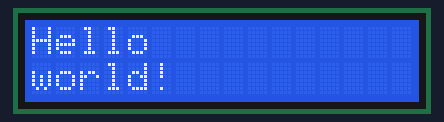
This program was run on a simulated Raspberry Pi (BCM pin numbers). On the bench: 16×2 character LCD. At 32.2 s the program stops and its outputs stay as they are.

Above: at 0.1 s.
At 5.1 s:
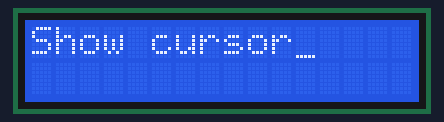
At 10.1 s:
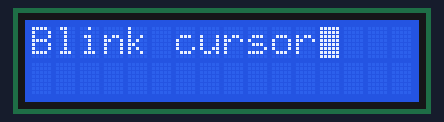
At 25.2 s:
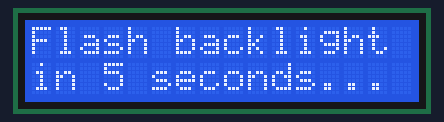
At 30.2 s:
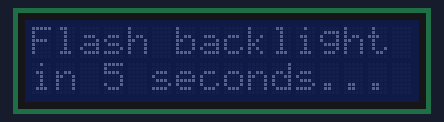
At 32.2 s:
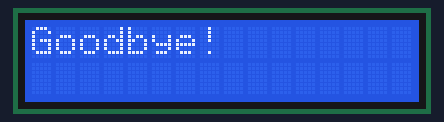

Measured:
- what the display in image 1 shows lasts 5.0 s, from 5.1 s to 10.1 s
- what the display in image 4 shows lasts 2.1 s, from 30.1 s to 32.2 s

The program:

char_lcd_example.py
```python
#!/usr/bin/python
# Example using a character LCD connected to a Raspberry Pi or BeagleBone Black.
import time

import Adafruit_CharLCD as LCD


# Raspberry Pi pin configuration:
lcd_rs        = 4  # Note this might need to be changed to 21 for older revision Pi's.
lcd_en        = 17
lcd_d4        = 18
lcd_d5        = 22
lcd_d6        = 23
lcd_d7        = 24
lcd_backlight = 0

# BeagleBone Black configuration:
# lcd_rs        = 'P8_8'
# lcd_en        = 'P8_10'
# lcd_d4        = 'P8_18'
# lcd_d5        = 'P8_16'
# lcd_d6        = 'P8_14'
# lcd_d7        = 'P8_12'
# lcd_backlight = 'P8_7'

# Define LCD column and row size for 16x2 LCD.
lcd_columns = 16
lcd_rows    = 2

# Alternatively specify a 20x4 LCD.
# lcd_columns = 20
# lcd_rows    = 4

# Initialize the LCD using the pins above.
lcd = LCD.Adafruit_CharLCD(lcd_rs, lcd_en, lcd_d4, lcd_d5, lcd_d6, lcd_d7,
                           lcd_columns, lcd_rows, lcd_backlight)

# Print a two line message
lcd.message('Hello\nworld!')

# Wait 5 seconds
time.sleep(5.0)

# Demo showing the cursor.
lcd.clear()
lcd.show_cursor(True)
lcd.message('Show cursor')

time.sleep(5.0)

# Demo showing the blinking cursor.
lcd.clear()
lcd.blink(True)
lcd.message('Blink cursor')

time.sleep(5.0)

# Stop blinking and showing cursor.
lcd.show_cursor(False)
lcd.blink(False)

# Demo scrolling message right/left.
lcd.clear()
message = 'Scroll'
lcd.message(message)
for i in range(lcd_columns-len(message)):
    time.sleep(0.5)
    lcd.move_right()
for i in range(lcd_columns-len(message)):
    time.sleep(0.5)
    lcd.move_left()

# Demo turning backlight off and on.
lcd.clear()
lcd.message('Flash backlight\nin 5 seconds...')
time.sleep(5.0)
# Turn backlight off.
lcd.set_backlight(0)
time.sleep(2.0)
# Change message.
lcd.clear()
lcd.message('Goodbye!')
# Turn backlight on.
lcd.set_backlight(1)
```
